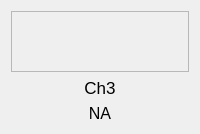
                 <widget class="QFrame" name="frame_ch3_2">
                  <layout class="QVBoxLayout" name="frame_ch3">
                   <item>
                    <widget class="QFrame" name="frame_ch3_color">
                     <property name="sizePolicy">
                      <sizepolicy hsizetype="Fixed" vsizetype="Fixed">
                       <horstretch>0</horstretch>
                       <verstretch>0</verstretch>
                      </sizepolicy>
                     </property>
                     <property name="minimumSize">
                      <size>
                       <width>61</width>
                       <height>61</height>
                      </size>
                     </property>
                     <property name="maximumSize">
                      <size>
                       <width>1000</width>
                       <height>61</height>
                      </size>
                     </property>
                     <property name="sizeIncrement">
                      <size>
                       <width>1</width>
                       <height>1</height>
                      </size>
                     </property>
                     <property name="accessibleName">
                      <string>color_frame</string>
                     </property>
                     <property name="styleSheet">
                      <string notr="true"/>
                     </property>
                     <property name="frameShape">
                      <enum>QFrame::StyledPanel</enum>
                     </property>
                     <property name="frameShadow">
                      <enum>QFrame::Raised</enum>
                     </property>
                    </widget>
                   </item>
                   <item>
                    <widget class="QLabel" name="label_ch3">
                     <property name="minimumSize">
                      <size>
                       <width>61</width>
                       <height>0</height>
                      </size>
                     </property>
                     <property name="maximumSize">
                      <size>
                       <width>16777215</width>
                       <height>30</height>
                      </size>
                     </property>
                     <property name="font">
                      <font>
                       <pointsize>13</pointsize>
                       <italic>false</italic>
                       <bold>false</bold>
                      </font>
                     </property>
                     <property name="text">
                      <string>Ch3</string>
                     </property>
                     <property name="alignment">
                      <set>Qt::AlignCenter</set>
                     </property>
                    </widget>
                   </item>
                   <item>
                    <widget class="QLabel" name="label_ch3_value">
                     <property name="minimumSize">
                      <size>
                       <width>61</width>
                       <height>0</height>
                      </size>
                     </property>
                     <property name="maximumSize">
                      <size>
                       <width>16777215</width>
                       <height>30</height>
                      </size>
                     </property>
                     <property name="font">
                      <font>
                       <pointsize>12</pointsize>
                       <italic>false</italic>
                       <bold>false</bold>
                      </font>
                     </property>
                     <property name="styleSheet">
                      <string notr="true">font:12pt</string>
                     </property>
                     <property name="text">
                      <string>NA</string>
                     </property>
                     <property name="alignment">
                      <set>Qt::AlignCenter</set>
                     </property>
                    </widget>
                   </item>
                  </layout>
                 </widget>
